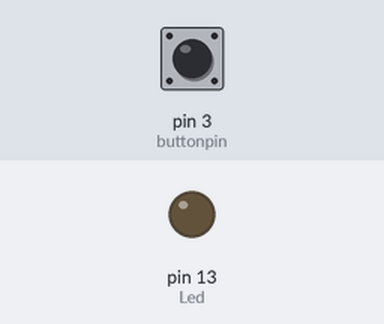
Recording of a sketch running on a simulated Arduino Uno, built with avr-gcc and run on an emulated ATmega328P. Parts: output pins drawn as LEDs (lit = HIGH). Inputs (shaded band) come from the test bench; at power-on: pin 3 (buttonpin) HIGH.

Above: at 1.2 s.
1.3 s: pin 3 (buttonpin) pulled LOW for 0.15 s
At 1.42 s:
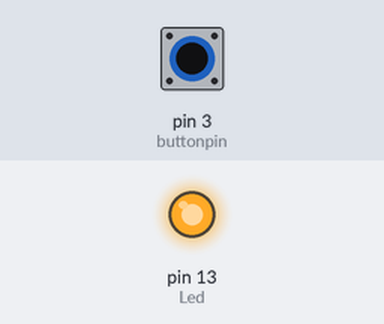
3.0 s: pin 3 (buttonpin) pulled LOW for 3.2 s
At 6.7 s:
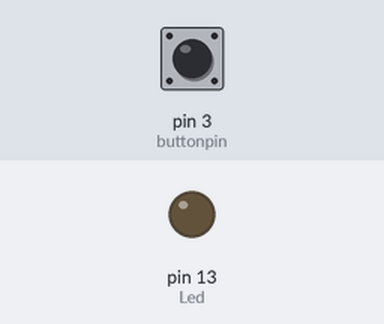
Timing chart, 0 to 8.2 s (numbered marks = the images above; inputs shaded):
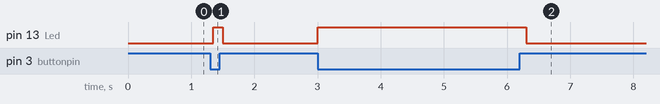

The sketch:

button_control_1.ino.ino
```cpp
int Led = 13; // define LED Interface
int buttonpin = 3; // define the key switch sensor interface
int val; // define numeric variables val
void setup() {
pinMode(Led, OUTPUT); // define LED as output interface
pinMode(buttonpin, INPUT); // define the key switch sensor output interface
}

void loop() {
delay(150);
val = digitalRead(buttonpin); // digital interface will be assigned a value of 3 to read val

// When the key switch when the sensor detects a signal, LED flashes
if (val == LOW)
{
  digitalWrite(Led,HIGH);
}
else
{
  digitalWrite(Led,LOW);
}
}
```

Measured:
- after the input at 1.3 s, pin 13 (Led): LOW → HIGH after 0.05 s, → LOW 0.15 s later
- after the input at 3.0 s, pin 13 (Led): LOW → HIGH at once, → LOW 3.3 s later
